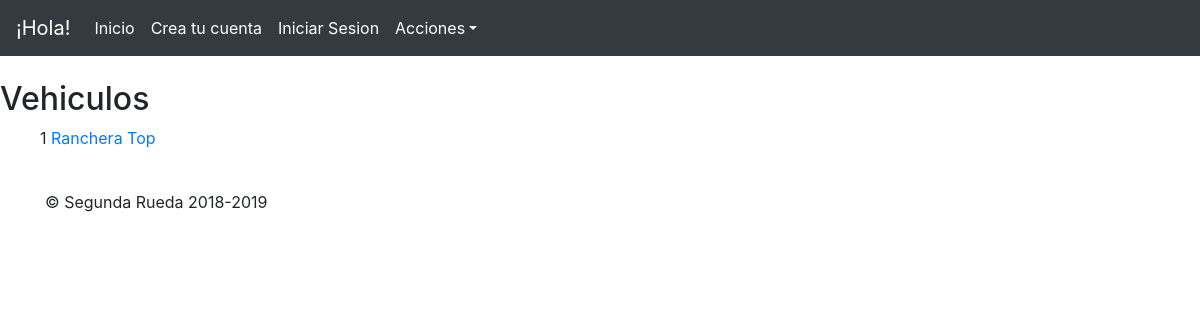
The app's page /vehiculos/ with its own data.
### SeRu/models.py (models this page shows, shortened)
class Vehiculo(models.Model):
	clase_vehiculo = models.CharField(null=False,max_length=100)
	marca = models.CharField(null=False,max_length=100)
	modelo = models.TextField(null=False)
	tipo = models.TextField(null=False)

### SeRu/views.py (the view)
# urls.py: url(r'^vehiculos/$', ListaVehiculos.as_view(), name='vehiculos'),
class ListaVehiculos(ListView):
	model = Vehiculo
	template_name='SeRu/vehiculos.html'

### SeRu/templates/SeRu/vehiculos.html
{% extends "base.html" %}
{% block content %}
    <h2>Vehiculos</h2>
    <ul>
        {% for vehiculo in object_list %}
            {{ vehiculo.pk }}
            <a href="http://127.0.0.1:8000/vehiculos/mostrar/{{ vehiculo.id }}">{{ vehiculo.clase_vehiculo }} {{ vehiculo.modelo }}</a><br>
        {% endfor %}
    </ul>
{% endblock %}

### SeRu/static/SeRu/jumbotron.css (style rules this page uses)
body { padding-top: 3.5rem; }

### records on screen
Vehiculo: pk "1", clase_vehiculo "Ranchera", modelo "Top"
